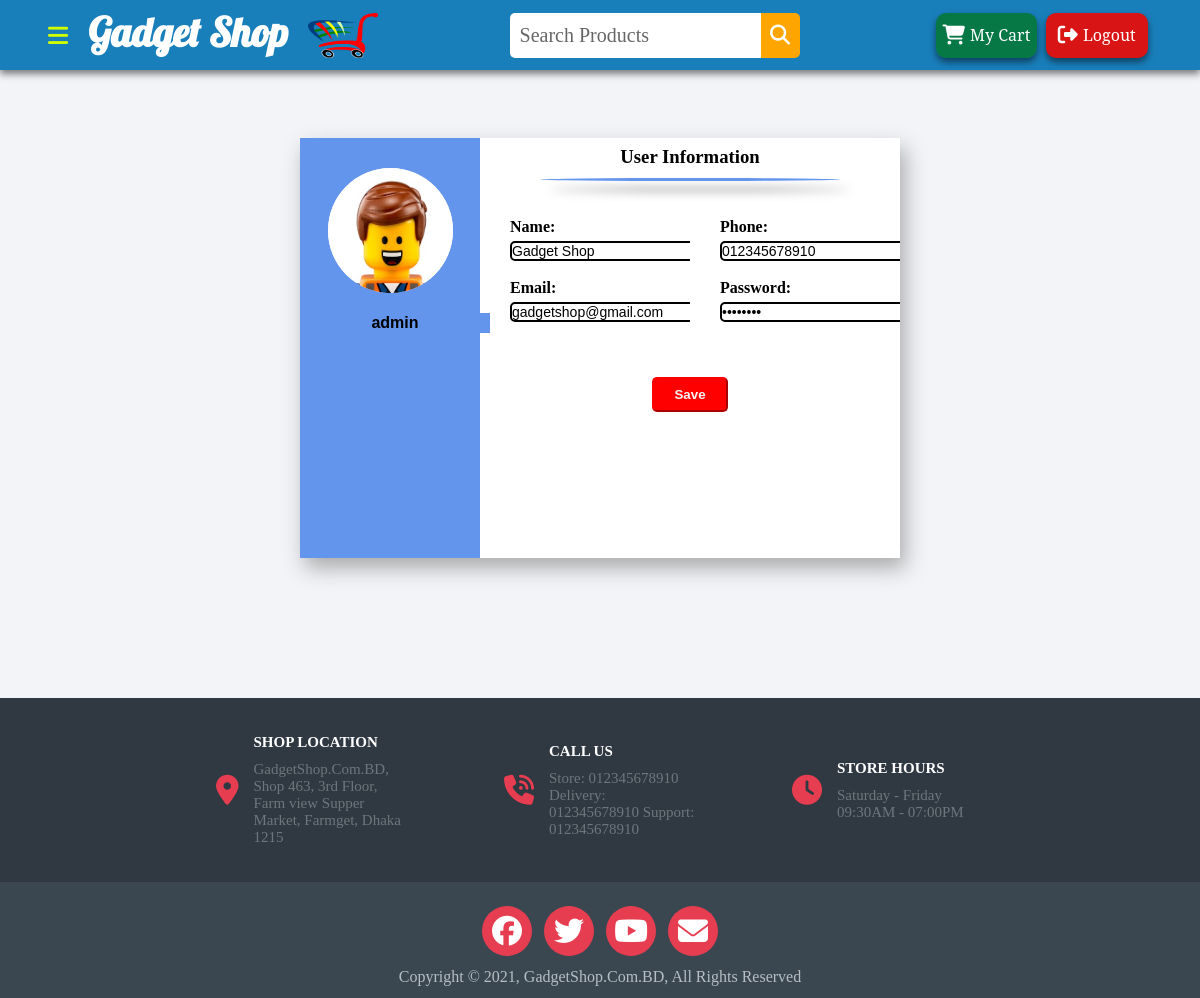
Page /edit_profile.php (signed in) on the committed database.
### tables this page shows
CREATE TABLE `account` (
  `id` int(11) NOT NULL,
  `username` varchar(30) DEFAULT NULL,
  `name` varchar(40) DEFAULT NULL,
  `password` varchar(60) DEFAULT NULL,
  `email` varchar(50) DEFAULT NULL,
  `phoneNumber` varchar(15) DEFAULT NULL
);

### edit_profile.php (the view, shortened to what this page needs)
<?php
$uid = $_SESSION['id'];
$conn=mysqli_connect("localhost","root","","gadgetShop") or die("Connection Failed");
$sql = "SELECT * FROM account Where id =$uid;";
$result = mysqli_query($conn,$sql) or die("Query Failed");
if(mysqli_num_rows($result)>0){
  $data = mysqli_fetch_assoc($result);
  $user_name = $data['username'];
  $name = $data['name'];
  $email = $data['email'];
  $phone = $data['phoneNumber'];
}
?>
<!DOCTYPE html>
<html lang="en">
<head>
    <link rel="stylesheet" href="Style/user_style.css">
    <link rel="stylesheet" href="Style/header.css">
    <link rel="stylesheet" href="Style/Footer.css">
</head>
<body>
    <?php include("inc/sidebar.php") ?>
    <div class="container">
        <div class="row">
            <div class="image">
                <div class="circle-img"><img src="Images/profile.png" alt=""></div>
                <form action="#" method="post">
                <div class="user-name">
                    <input type="text" value="<?php echo $user_name?>" disabled>
                </div>
            </div>
            <div class="details">
                <div><h3>User Information</h3><span class="divider"></span></div>
                <div class="details-box">
                    <div class="information">
                        <h4>Name:</h4>
                    <input class="border" type="text" name="Name" value="<?php echo $name ?>" required>
                    <h4>Email:</h4>
                    <input class="border" type="email" name="Email" value="<?php echo $email ?>" required>
                    </div>
                    <div class="information">
                        <h4>Phone:</h4>
                        <input class="border" type="number" name="Phone" value="<?php echo $phone ?>" required>
                        <h4>Password:</h4>
                        <input class="border" type="password" name="Password" value="<?php echo '********' ?>" >
                    </div>
                </div>
                <div class="button">
                    <button type="save" name="save" class="edit-btn" value="Save">Save</button>
                </div>
            </div>
        </div>
    </div>
    <?php include("inc/footer.php") ?>

### Style/user_style.css (style rules this page uses)
body { background-color: #f2f4f8;; }
* { margin:0px; padding: 0px; box-sizing: border-box; }
.border { border: 2px solid black; border-radius: 5px; }
.container { height: 70vh; width: 100%; margin-top: 120px; }
.row { height: 75%; width: 50%; background-color: white; margin: auto; box-shadow: 5px 10px 20px #aaaaaa; display: flex; justify-content: center; }
.image { width: 30%; height: 100%; background-color: cornflowerblue; }
.details { height: 100%; width: 70%; text-align: center; }
.details h3 { margin-top: 10px; text-align: center; line-height: 1; }
.circle-img { height: 125px; width: 125px; border-radius: 50%; background-color: whitesmoke; margin: auto; margin-top: 30px; margin-bottom: 20px; }
.circle-img img { height: 125px; width: 125px; border-radius: 50%; margin: auto; }
.user-name input { text-align: center; color: black; font-size: 16px; font-weight: bold; background-color: cornflowerblue; width: 190px; }
.details-box { line-height: 1.5; display: flex; flex-basis: 50%; height: auto; text-align: left; }
.information { width: 50%; padding-top: 30px; padding-left: 30px; overflow: hidden; }
.button { height: auto; text-align: center; margin-top: 40px; }
.edit-btn { display: inline-block; text-decoration: none; padding: 8px 20px; background-color: red; border-color: red; color: whitesmoke; font-weight: bold; border-radius: 5px; text-align: center; }
input { border: none; height: 20px; font-size: 14px; background-color: white; margin-bottom: 15px; }
.divider { height: 3px; width: 300px; display: inline-block; background-color: cornflowerblue; border-radius: 50%; box-shadow: 10px 10px 10px rgba(0,0,0,0.5); }

### Style/header.css (style rules this page uses)
* { margin:0px; padding: 0px; box-sizing: border-box; }

### rows in the picture
account: username "admin", Name "Gadget Shop", Email "gadgetshop@gmail.com", Phone "012345678910"
